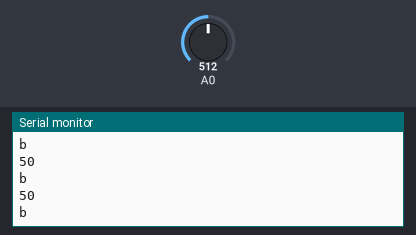
A sketch run on a simulated Arduino Mega 2560, built with avr-gcc and run on an emulated ATmega2560. Shown: the last lines printed to the serial monitor. The test bench sets the inputs (shaded band); at power-on: A0 = 512.

Above: at 1.2 s.
1.3 s: A0 set to 306
At 2.3 s:
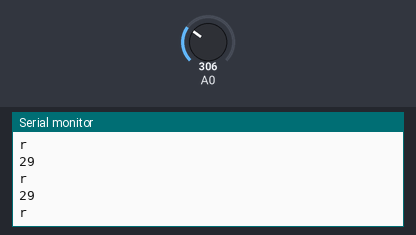
2.8 s: A0 set to 319
At 3.3 s:
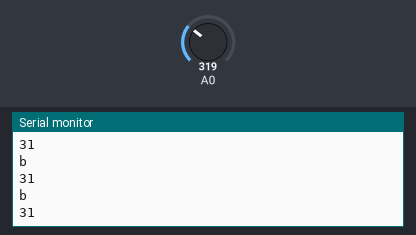
4.3 s: A0 set to 700
At 4.9 s:
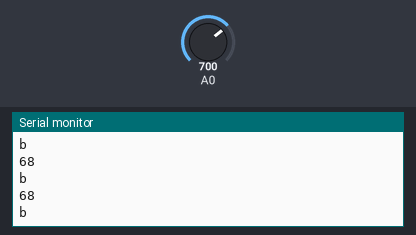
5.8 s: A0 set to 732
At 6.5 s:
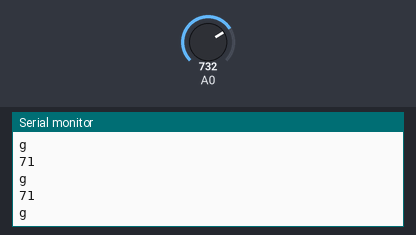
Timing chart, 0 to 8.3 s (numbered marks = the images above; inputs shaded):
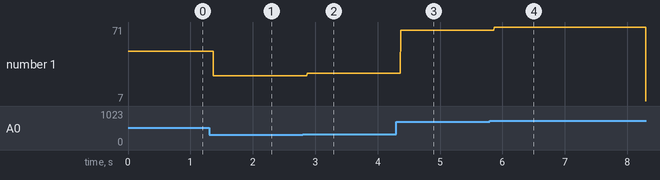

Measured:
- the behaviour switches between 306 and 307 on A0 (found by bisection; images 1 and 2)
- the behaviour switches between 716 and 717 on A0 (found by bisection; images 3 and 4)
- after the input at 1.3 s, the serial monitor: prints a new line after 0.07 s (image 1)
- after the input at 2.8 s, the serial monitor: prints a new line after 0.07 s (image 2)
- after the input at 4.3 s, the serial monitor: prints a new line after 0.07 s (image 3)
- after the input at 5.8 s, the serial monitor: prints a new line after 0.07 s (image 4)
- plotted number 1: 50 → 29 after the input at 1.3 s, 29 → 31 after the input at 2.8 s, 31 → 68 after the input at 4.3 s, 68 → 7 after the input at 5.8 s

The sketch:

trasmisor.ino
```cpp
#define POT 0

char c = ' ';


void setup() {
  // put your setup code here, to run once:
  Serial.begin(9600);
  //Usaremos el Tx3
  Serial3.begin(9600);
  pinMode(POT, INPUT);

}

void loop() {

  int valor = analogRead(A0);
  valor = map(valor, 0,1023,0,100);
  Serial.println(valor);
  if (valor > 0 && valor < 30)
  {
    Serial3.println('r');
    Serial.println('r');
  }
  else if (valor >= 30 && valor < 70)
  {
    Serial3.println('b');
    Serial.println('b');
  }
    else if (valor >= 70 && valor <= 100)
  {
    Serial3.println('g');
    Serial.println('g');
  }


  // put your main code here, to run repeatedly:
}
```
